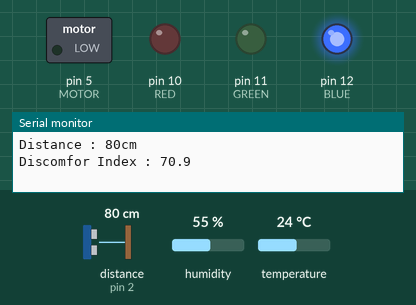
The sketch below on a simulated Arduino Uno, built with avr-gcc and run on an emulated ATmega328P. On the bench: switched loads named in the sketch (green lamp = pin HIGH), output pins drawn as LEDs (lit = HIGH), the last lines printed to the serial monitor. Wiring (inferred from the names in the program): ultrasonic range finder: trigger pin 3; echo pin 2. The test bench sets the inputs (shaded band); at power-on: distance to the obstacle (sensor on pin 2) 80 cm, temperature 24 °C, humidity 55 %. The echo pulse lasts 58.3 µs per cm; pins used as bus, display or sensor lines are not drawn.

Above: at 1.8 s.
1.9 s: distance to the obstacle (sensor on pin 2) set to 56 cm
5.2 s: distance to the obstacle (sensor on pin 2) set to 48 cm
At 8.0 s:
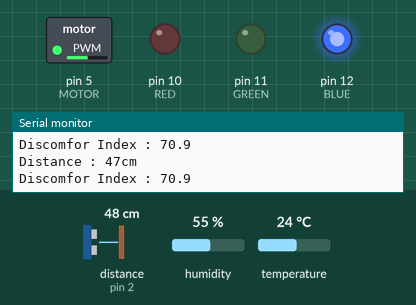
8.5 s: temperature set to 28 °C
At 11.3 s:
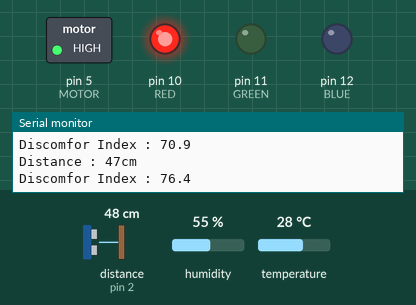
11.6 s: humidity set to 46 %
14.3 s: humidity set to 43 %
At 16.7 s:
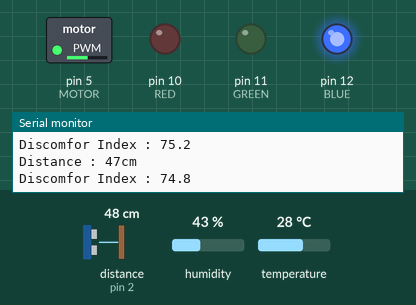
17.6 s: humidity set to 68 %
At 20.0 s:
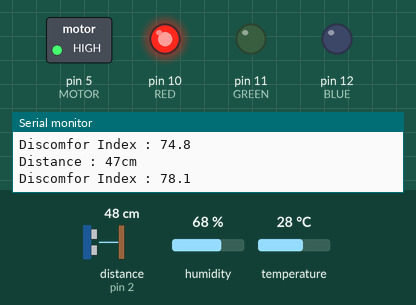
Timing chart, 0 to 21.5 s (numbered marks = the images above; inputs shaded):
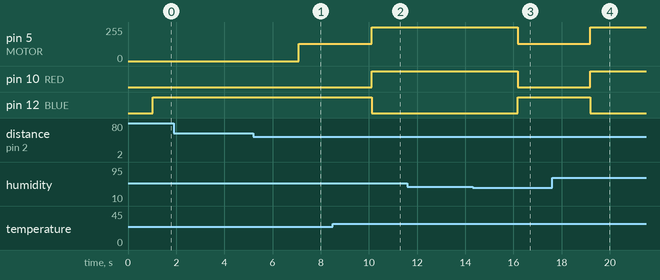

Measured:
- the behaviour switches between 52 and 51 cm on distance to the obstacle (sensor on pin 2) (found by bisection; images 0 and 1)
- the behaviour switches between 26 and 27 °C on temperature (found by bisection; images 1 and 2)
- the behaviour switches between 45 and 44 % on humidity (found by bisection; images 2 and 3)
- after the input at 5.2 s, pin 5 (MOTOR): 0/255 → 130/255 after 1.9 s
- after the input at 8.5 s, pin 5 (MOTOR): 130/255 → 255/255 after 1.6 s; pin 10 (RED): LOW → HIGH after 1.6 s; pin 12 (BLUE): HIGH → LOW after 1.6 s
- after the input at 14.3 s, pin 5 (MOTOR): 255/255 → 130/255 after 1.9 s; pin 10 (RED): HIGH → LOW after 1.9 s; pin 12 (BLUE): LOW → HIGH after 1.9 s
- after the input at 17.6 s, pin 5 (MOTOR): 130/255 → 255/255 after 1.6 s; pin 10 (RED): LOW → HIGH after 1.6 s; pin 12 (BLUE): HIGH → LOW after 1.6 s

The sketch:

ECHO_DC_DHT.ino
```cpp
#include "DHT.h"

#define ECHO 2
#define TRIG 3
#define RED 10
#define GREEN 11
#define BLUE 12
#define MOTOR 5
#define DHT_PIN 4
#define DHTTYPE DHT11

DHT dht(DHT_PIN, DHTTYPE);

void setup() {
  // put your setup code here, to run once:
  pinMode(TRIG, OUTPUT);
  pinMode(ECHO, INPUT);
  pinMode(MOTOR, OUTPUT);
  pinMode(RED, OUTPUT);
  pinMode(GREEN, OUTPUT);
  pinMode(BLUE, OUTPUT);
  Serial.begin(9600);
  dht.begin();
}

void loop() {
  // put your main code here, to run repeatedly:
  digitalWrite(TRIG, HIGH);
  delayMicroseconds(10);
  digitalWrite(TRIG, LOW);

  float h = dht.readHumidity();
  float t = dht.readTemperature();

  float di = (float)9/5*t - 0.55*((float)1 - h/100)*((float)9/5*t-26)+32;

  long duration = pulseIn(ECHO, HIGH);
  if(duration == 0){
    return;
  }

  if(isnan(h)||isnan(t)){
    Serial.println("Failed to read from DHT Sensor!");
    return;
  }

  long d = duration / 58;
  Serial.print("Distance : ");
  Serial.print(d);
  Serial.print("cm\n");
  Serial.print("Discomfor Index : ");
  Serial.print(di, 1);
  Serial.print("\n");

  if(d <= 50 && di >= 75){
    analogWrite(RED, 255);
    analogWrite(GREEN, 0);
    analogWrite(BLUE, 0);
    analogWrite(MOTOR, 255);
  }
  else if(di >= 65 && d <= 50){
    analogWrite(RED, 0);
    analogWrite(GREEN, 0);
    analogWrite(BLUE, 255);
    analogWrite(MOTOR, 130);
  }
  else{
    analogWrite(RED, 0);
    analogWrite(GREEN, 0);
    analogWrite(BLUE, 255);
    analogWrite(MOTOR, 0);
  }
  delay(2000);
}
```
